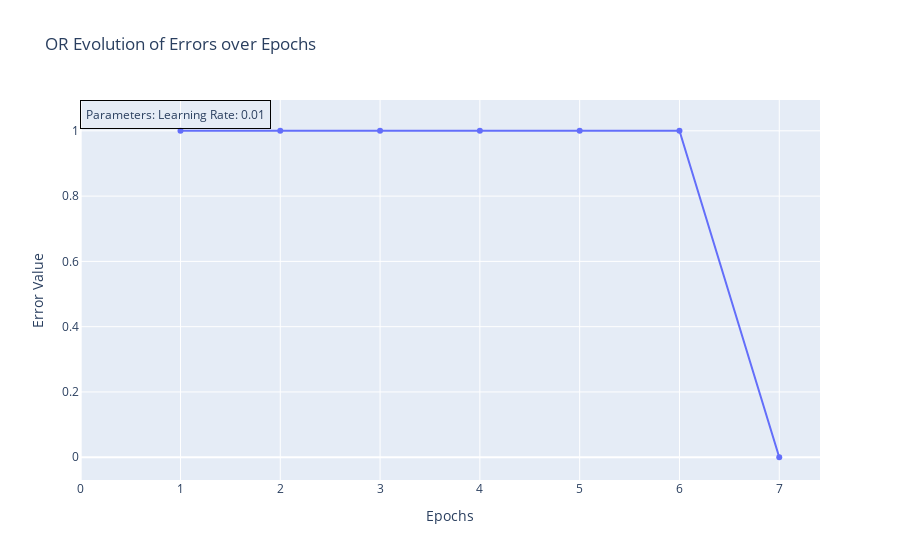

Notebook cell for this chart:
### Code cell
#AND ERROR OVER TIME
import plotly.graph_objects as go
import pandas as pd

def read_csv_data(file_path):
    data = pd.read_csv(file_path)
    return data['period'].tolist(), data['error'].tolist()

epochs_1, errors_1 = read_csv_data('../output/ej1/output_or.csv')


fig = go.Figure()

fig.add_trace(go.Scatter(x=epochs_1, y=errors_1, mode='lines+markers', name='Linear'))


fig.update_layout(
    title='OR Evolution of Errors over Epochs',
    xaxis_title='Epochs',
    yaxis_title='Error Value',
    legend_title='Errors',
    template='plotly',
    annotations=[
        go.layout.Annotation(
            text="Parameters:\nLearning Rate: 0.01", 
            x=0.95, y=1.05,  
            showarrow=False,
            font=dict(size=12),
            align="right",
            bordercolor='black',
            borderwidth=1,
            borderpad=5
        )
    ]
)



fig.show()

### Figure 1 — Plotly figure (JSON) as saved in the notebook; plotly's stock layout.template omitted (floating-point values rounded to 4 significant figures)
{"data": [{"mode": "lines+markers", "name": "Linear", "x": [1, 2, 3, 4, 5, 6, 7], "y": [1.0, 1.0, 1.0, 1.0, 1.0, 1.0, 0.0], "type": "scatter"}], "layout": {"title": {"text": "OR Evolution of Errors over Epochs"}, "xaxis": {"title": {"text": "Epochs"}}, "yaxis": {"title": {"text": "Error Value"}}, "legend": {"title": {"text": "Errors"}}, "annotations": [{"align": "right", "bordercolor": "black", "borderpad": 5, "borderwidth": 1, "font": {"size": 12}, "showarrow": false, "text": "Parameters:\nLearning Rate: 0.01", "x": 0.95, "y": 1.05}]}}
